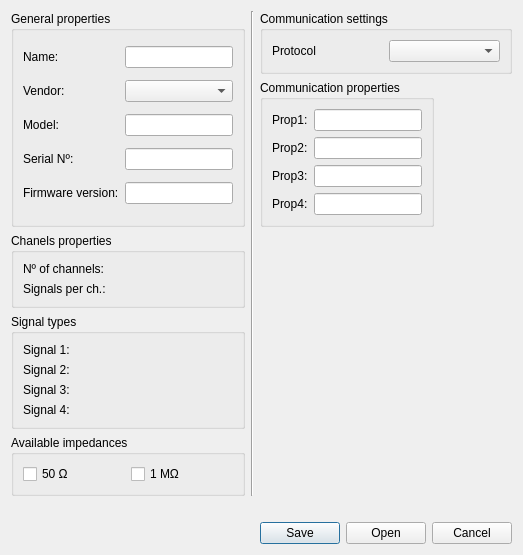
<?xml version="1.0" encoding="UTF-8"?>
<ui version="4.0">
 <class>DevManagerWindow</class>
 <widget class="QDialog" name="DevManagerWindow">
  <property name="geometry">
   <rect>
    <x>0</x>
    <y>0</y>
    <width>714</width>
    <height>578</height>
   </rect>
  </property>
  <property name="sizePolicy">
   <sizepolicy hsizetype="Fixed" vsizetype="Minimum">
    <horstretch>0</horstretch>
    <verstretch>0</verstretch>
   </sizepolicy>
  </property>
  <property name="windowTitle">
   <string>Device manager</string>
  </property>
  <layout class="QGridLayout" name="gridLayout">
   <property name="sizeConstraint">
    <enum>QLayout::SetFixedSize</enum>
   </property>
   <item row="8" column="0" colspan="3">
    <widget class="QLabel" name="ErrorLabel">
     <property name="sizePolicy">
      <sizepolicy hsizetype="Minimum" vsizetype="Maximum">
       <horstretch>0</horstretch>
       <verstretch>0</verstretch>
      </sizepolicy>
     </property>
     <property name="text">
      <string/>
     </property>
    </widget>
   </item>
   <item row="1" column="0" rowspan="3">
    <widget class="QGroupBox" name="GeneralPropertiesgroupBox">
     <property name="title">
      <string>General properties</string>
     </property>
     <layout class="QGridLayout" name="gridLayout_2">
      <item row="1" column="0">
       <widget class="QLabel" name="label_2">
        <property name="text">
         <string>Vendor:</string>
        </property>
       </widget>
      </item>
      <item row="2" column="0">
       <widget class="QLabel" name="label_3">
        <property name="text">
         <string>Model:</string>
        </property>
       </widget>
      </item>
      <item row="3" column="0">
       <widget class="QLabel" name="label_4">
        <property name="text">
         <string>Serial Nº:</string>
        </property>
       </widget>
      </item>
      <item row="4" column="0">
       <widget class="QLabel" name="label_7">
        <property name="text">
         <string>Firmware version:</string>
        </property>
       </widget>
      </item>
      <item row="0" column="0">
       <widget class="QLabel" name="label">
        <property name="text">
         <string>Name:</string>
        </property>
       </widget>
      </item>
      <item row="0" column="1">
       <widget class="QLineEdit" name="DevNameText"/>
      </item>
      <item row="2" column="1">
       <widget class="QLineEdit" name="DevModelText"/>
      </item>
      <item row="3" column="1">
       <widget class="QLineEdit" name="DevSerialNText"/>
      </item>
      <item row="4" column="1">
       <widget class="QLineEdit" name="DevFirmVersionText"/>
      </item>
      <item row="1" column="1">
       <widget class="QComboBox" name="VendorSelector"/>
      </item>
     </layout>
    </widget>
   </item>
   <item row="1" column="2">
    <widget class="QGroupBox" name="CommSettingsgroupBox_2">
     <property name="title">
      <string>Communication settings</string>
     </property>
     <layout class="QGridLayout" name="gridLayout_4">
      <item row="0" column="0">
       <widget class="QLabel" name="label_8">
        <property name="text">
         <string>Protocol</string>
        </property>
       </widget>
      </item>
      <item row="0" column="1">
       <widget class="QComboBox" name="CommProtocolBox"/>
      </item>
     </layout>
    </widget>
   </item>
   <item row="2" column="2" rowspan="2">
    <widget class="QGroupBox" name="CommPropertiesgroupBox">
     <property name="sizePolicy">
      <sizepolicy hsizetype="Preferred" vsizetype="Preferred">
       <horstretch>0</horstretch>
       <verstretch>0</verstretch>
      </sizepolicy>
     </property>
     <property name="title">
      <string>Communication properties</string>
     </property>
     <layout class="QGridLayout" name="gridLayout_3">
      <property name="sizeConstraint">
       <enum>QLayout::SetFixedSize</enum>
      </property>
      <item row="1" column="0">
       <widget class="QLabel" name="CommLabel_1">
        <property name="text">
         <string>Prop1:</string>
        </property>
       </widget>
      </item>
      <item row="1" column="1">
       <widget class="QLineEdit" name="CommText_1">
        <property name="sizePolicy">
         <sizepolicy hsizetype="Preferred" vsizetype="Fixed">
          <horstretch>0</horstretch>
          <verstretch>0</verstretch>
         </sizepolicy>
        </property>
       </widget>
      </item>
      <item row="2" column="1">
       <widget class="QLineEdit" name="CommText_2">
        <property name="sizePolicy">
         <sizepolicy hsizetype="Preferred" vsizetype="Fixed">
          <horstretch>0</horstretch>
          <verstretch>0</verstretch>
         </sizepolicy>
        </property>
       </widget>
      </item>
      <item row="2" column="0">
       <widget class="QLabel" name="CommLabel_2">
        <property name="text">
         <string>Prop2:</string>
        </property>
       </widget>
      </item>
      <item row="3" column="0">
       <widget class="QLabel" name="CommLabel_3">
        <property name="text">
         <string>Prop3:</string>
        </property>
       </widget>
      </item>
      <item row="3" column="1">
       <widget class="QLineEdit" name="CommText_3">
        <property name="sizePolicy">
         <sizepolicy hsizetype="Preferred" vsizetype="Fixed">
          <horstretch>0</horstretch>
          <verstretch>0</verstretch>
         </sizepolicy>
        </property>
       </widget>
      </item>
      <item row="4" column="0">
       <widget class="QLabel" name="CommLabel_4">
        <property name="text">
         <string>Prop4:</string>
        </property>
       </widget>
      </item>
      <item row="4" column="1">
       <widget class="QLineEdit" name="CommText_4">
        <property name="sizePolicy">
         <sizepolicy hsizetype="Preferred" vsizetype="Fixed">
          <horstretch>0</horstretch>
          <verstretch>0</verstretch>
         </sizepolicy>
        </property>
       </widget>
      </item>
     </layout>
    </widget>
   </item>
   <item row="9" column="2">
    <widget class="QDialogButtonBox" name="buttonBox">
     <property name="standardButtons">
      <set>QDialogButtonBox::Cancel|QDialogButtonBox::Open|QDialogButtonBox::Save</set>
     </property>
    </widget>
   </item>
   <item row="4" column="0">
    <widget class="QGroupBox" name="groupBox">
     <property name="sizePolicy">
      <sizepolicy hsizetype="Preferred" vsizetype="Preferred">
       <horstretch>0</horstretch>
       <verstretch>0</verstretch>
      </sizepolicy>
     </property>
     <property name="title">
      <string>Chanels properties</string>
     </property>
     <layout class="QGridLayout" name="gridLayout_5">
      <item row="1" column="0">
       <widget class="QLabel" name="label_6">
        <property name="text">
         <string>Signals per ch.: </string>
        </property>
       </widget>
      </item>
      <item row="0" column="0">
       <widget class="QLabel" name="label_5">
        <property name="text">
         <string>Nº of channels:</string>
        </property>
       </widget>
      </item>
      <item row="0" column="1">
       <widget class="QLabel" name="channel_number">
        <property name="text">
         <string/>
        </property>
       </widget>
      </item>
      <item row="1" column="1">
       <widget class="QLabel" name="signal_number">
        <property name="text">
         <string/>
        </property>
       </widget>
      </item>
     </layout>
    </widget>
   </item>
   <item row="7" column="0">
    <widget class="QGroupBox" name="groupBox_3">
     <property name="title">
      <string>Available impedances</string>
     </property>
     <layout class="QGridLayout" name="gridLayout_7">
      <item row="0" column="0">
       <widget class="QCheckBox" name="impedance_50">
        <property name="enabled">
         <bool>true</bool>
        </property>
        <property name="focusPolicy">
         <enum>Qt::NoFocus</enum>
        </property>
        <property name="text">
         <string>50 Ω</string>
        </property>
        <property name="checkable">
         <bool>true</bool>
        </property>
        <property name="checked">
         <bool>false</bool>
        </property>
        <property name="autoExclusive">
         <bool>false</bool>
        </property>
       </widget>
      </item>
      <item row="0" column="1">
       <widget class="QCheckBox" name="impedance_1m">
        <property name="enabled">
         <bool>true</bool>
        </property>
        <property name="focusPolicy">
         <enum>Qt::NoFocus</enum>
        </property>
        <property name="text">
         <string>1 MΩ</string>
        </property>
        <property name="checkable">
         <bool>true</bool>
        </property>
        <property name="autoExclusive">
         <bool>false</bool>
        </property>
       </widget>
      </item>
     </layout>
    </widget>
   </item>
   <item row="1" column="1" rowspan="7">
    <widget class="Line" name="line">
     <property name="sizePolicy">
      <sizepolicy hsizetype="Fixed" vsizetype="Expanding">
       <horstretch>0</horstretch>
       <verstretch>0</verstretch>
      </sizepolicy>
     </property>
     <property name="orientation">
      <enum>Qt::Vertical</enum>
     </property>
    </widget>
   </item>
   <item row="5" column="0" rowspan="2">
    <widget class="QGroupBox" name="groupBox_2">
     <property name="title">
      <string>Signal types</string>
     </property>
     <layout class="QGridLayout" name="gridLayout_6">
      <item row="2" column="0">
       <widget class="QLabel" name="S3label">
        <property name="enabled">
         <bool>true</bool>
        </property>
        <property name="text">
         <string>Signal 3:</string>
        </property>
       </widget>
      </item>
      <item row="0" column="0">
       <widget class="QLabel" name="S1label">
        <property name="text">
         <string>Signal 1:</string>
        </property>
       </widget>
      </item>
      <item row="0" column="1">
       <widget class="QLabel" name="signal1_type">
        <property name="text">
         <string/>
        </property>
       </widget>
      </item>
      <item row="2" column="1">
       <widget class="QLabel" name="signal3_type">
        <property name="text">
         <string/>
        </property>
       </widget>
      </item>
      <item row="1" column="1">
       <widget class="QLabel" name="signal2_type">
        <property name="text">
         <string/>
        </property>
       </widget>
      </item>
      <item row="1" column="0">
       <widget class="QLabel" name="S2label">
        <property name="enabled">
         <bool>true</bool>
        </property>
        <property name="text">
         <string>Signal 2:</string>
        </property>
       </widget>
      </item>
      <item row="4" column="0">
       <widget class="QLabel" name="S4label">
        <property name="enabled">
         <bool>true</bool>
        </property>
        <property name="text">
         <string>Signal 4:</string>
        </property>
       </widget>
      </item>
      <item row="4" column="1">
       <widget class="QLabel" name="signal4_type">
        <property name="text">
         <string/>
        </property>
       </widget>
      </item>
     </layout>
    </widget>
   </item>
  </layout>
 </widget>
 <resources/>
 <connections/>
</ui>
